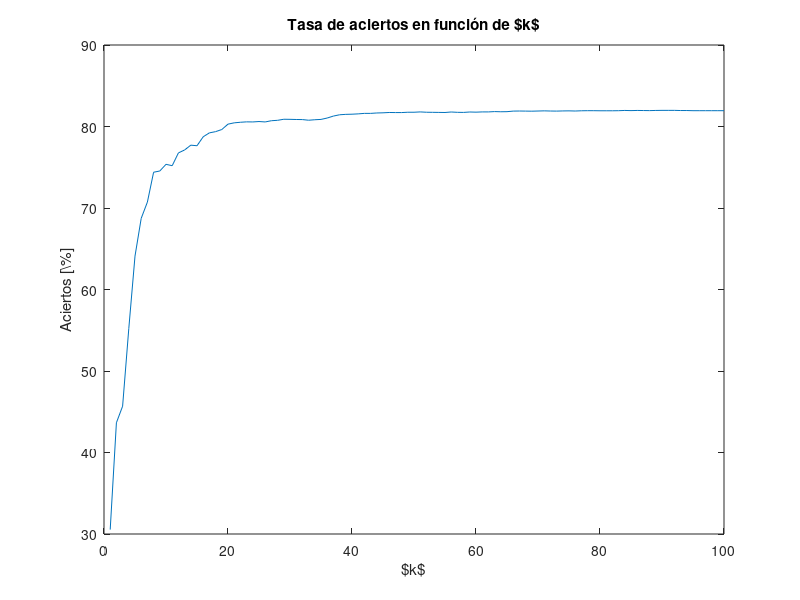

Reproduce this figure in MATLAB.
function graficar_tasas_vs_k()

rango_k = 1:100;

load('tasas_vs_k.mat');
plot(rango_k, tasas_vs_k);

title('Tasa de aciertos en función de $k$');
xlabel('$k$');
ylabel('Aciertos [\%]');

print('tasas-vs-k', '-S800,550', '-dtex');